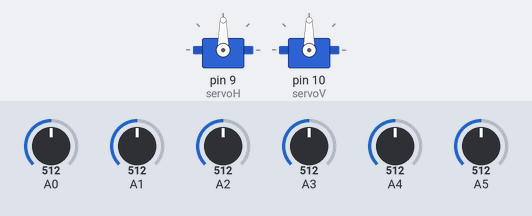
The sketch below on a simulated Arduino Uno, built with avr-gcc and run on an emulated ATmega328P. On the bench: 2 × servo. The test bench sets the inputs (shaded band); at power-on: A0 = 512, A1 = 512, A2 = 512, A3 = 512, A4 = 512, A5 = 512.

Above: at 2.2 s.
2.3 s: A0 set to 698
3.8 s: A0 set to 733
At 4.58 s:
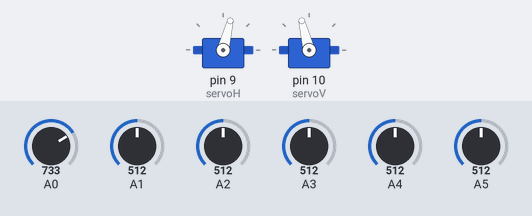
6.8 s: A1 set to 540
At 9.0 s:
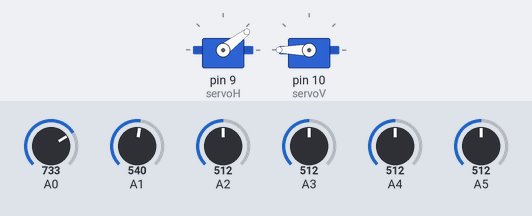
9.3 s: A2 set to 531
At 12.1 s:
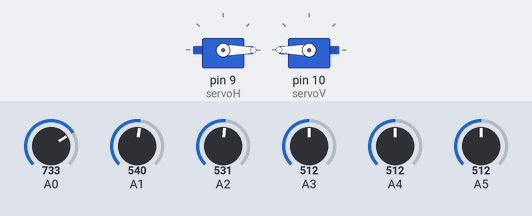
12.3 s: A3 set to 992
At 13.12 s:
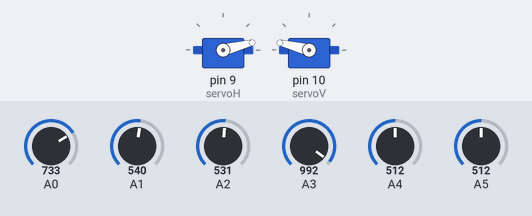
15.3 s: A4 set to 80
Timing chart, 0 to 21.3 s (numbered marks = the images above; inputs shaded):
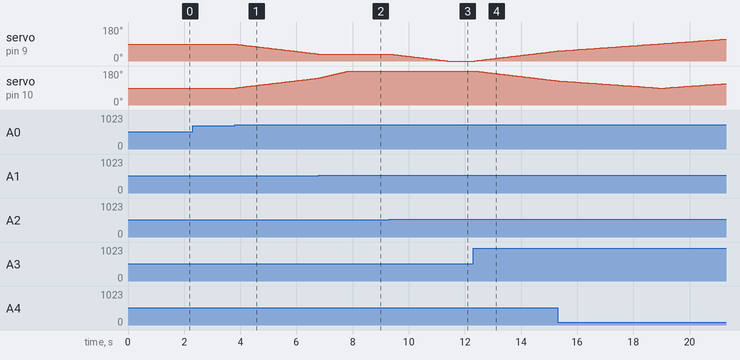

Measured:
- the behaviour switches between 715 and 716 on A0 (found by bisection; images 0 and 1)
- the behaviour switches between 529 and 530 on A1 (found by bisection; images 1 and 2)
- the behaviour switches between 522 and 523 on A2 (found by bisection; images 2 and 3)
- after the input at 2.3 s, every drawn part: stays the same
- after the input at 3.8 s, servo on pin 9 (servoH): moves from 90° to 37° over 3.0 s, starting at once; servo on pin 10 (servoV): moves from 90° to 143° over 3.0 s, starting at once
- after the input at 6.8 s, servo on pin 9 (servoH): stays 37° (without the input it goes to 36° after 0.02 s)
- after the input at 9.3 s, servo on pin 9 (servoH): moves from 37° to 0° over 2.0 s, starting at once
- after the input at 12.3 s, servo on pin 9 (servoH): moves from 0° to 52° over 2.9 s, starting at once; servo on pin 10 (servoV): moves from 180° to 128° over 2.9 s, starting after 0.07 s

The sketch:

UnoBoardCode.ino
```cpp
#include <Servo.h>
//defining Servos
Servo servoH;
int h = 90;
int hLimHigh = 165;
int hLimLow = 15;

Servo servoV;
int v = 90;
int vLimHigh = 180;
int vLimLow = 0;

int minD=50;
int tbD;
int lrD;

int avgtop;
int avgbot;
int avgleft;
int avgright;

int axis_delay;


 void setup ()
 {
  Serial.begin(9600);
  servoH.attach(9);
  servoH.write(90);
  servoV.attach(10);
  servoV.write(90);
  delay(1000);
 }

void loop()
{
  h = servoH.read();
  v = servoV.read();

  int topl = analogRead(A0);
  int topr = analogRead(A2);
  int botl = analogRead(A1);
  int botr = analogRead(A3);

  int vr1= analogRead(A4);
  int vr2= analogRead(A5);

//  Serial.print(topl);
//  Serial.print(',');
//  Serial.print(topr);
//  Serial.print(',');
//  Serial.print(botl);
//  Serial.print(',');
//  Serial.print(botr);
//  Serial.println(' ');


  axis_delay=map(vr1,0,1023,50,5);//speed 20
  minD=map(vr2,0,1023,200,1);//sensitivity 50

  avgtop = (topl + topr) / 2; //average of top LDRs
  avgbot = (botl + botr) / 2; //average of bottom LDRs
  avgleft = (topl + botl) / 2; //average of left LDRs
  avgright = (topr + botr) / 2; //average of right LDRs
  tbD=abs(avgtop-avgbot);
  lrD=abs(avgleft-avgright);

  horiax();
  /////////////////////////////
  if(h>90){
    vertiax1();
  }
  else{
    vertiax2();
  }


}
void horiax(){
 if(tbD>minD){
  if (avgtop < avgbot)
  {
    servoH.write(h+1);
    if (h > hLimHigh){
     h = hLimHigh;
    }
    delay(axis_delay);
  }
  else if (avgbot < avgtop)
  {
   servoH.write(h-1);
    if (h < hLimLow){
      h = hLimLow;
     }
    delay(axis_delay);
  }
  else
  {
    servoH.write(h);
  }
  }
}

void vertiax1(){
  if(lrD>minD){
  if (avgleft > avgright)
  {
    servoV.write(v-1);
    if (v < vLimLow)
  {
    v = vLimLow;
  }
    delay(axis_delay);
  }
  else if (avgright > avgleft)
  {
     servoV.write(v+1);
    if (v > vLimHigh)
     {
      v = vLimHigh;
     }
    delay(axis_delay);
  }
  else
  {
    servoV.write(v);
  }
 }
}

void vertiax2(){
  if(lrD>minD){
  if (avgleft > avgright)
  {
    servoV.write(v+1);
    if (v > vLimHigh)
     {
      v = vLimHigh;
     }
    delay(axis_delay);
  }
  else if (avgright > avgleft)
  {
    servoV.write(v-1);
    if (v < vLimLow)
  {
    v = vLimLow;
  }

    delay(axis_delay);
  }
  else
  {
    servoV.write(v);
  }
 }
}
```
